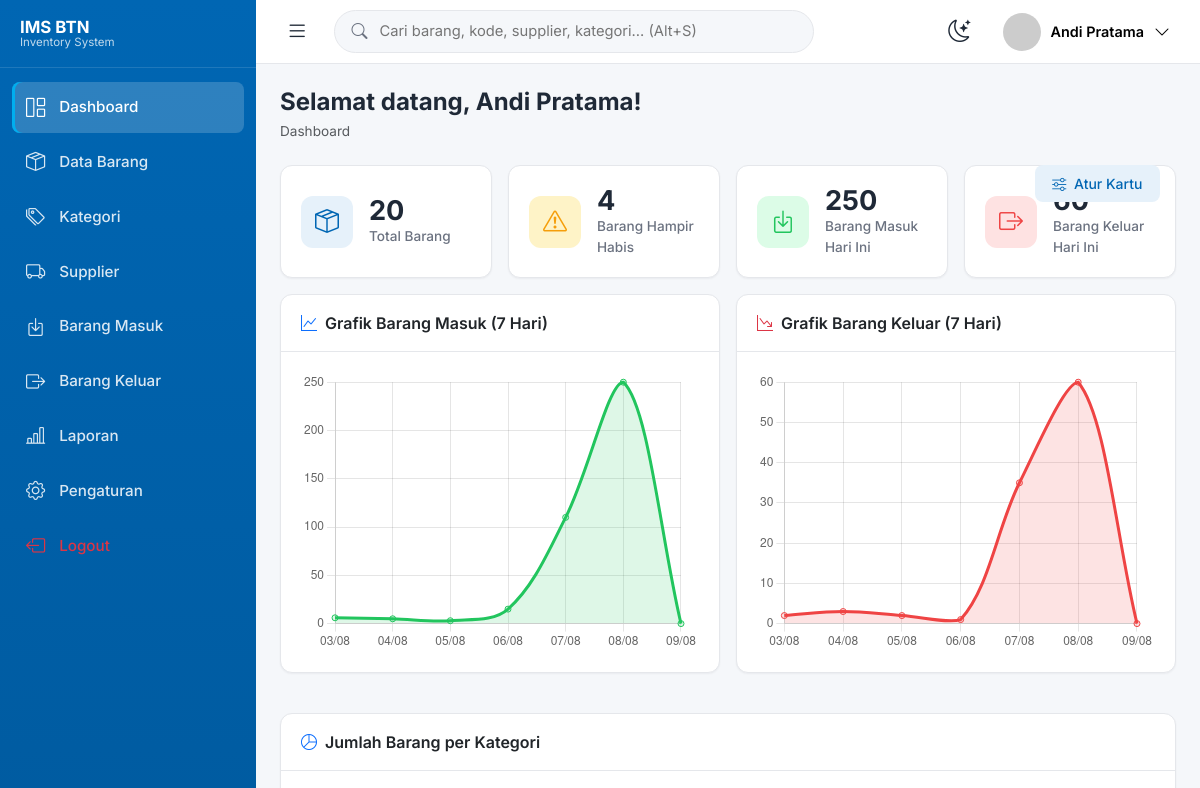
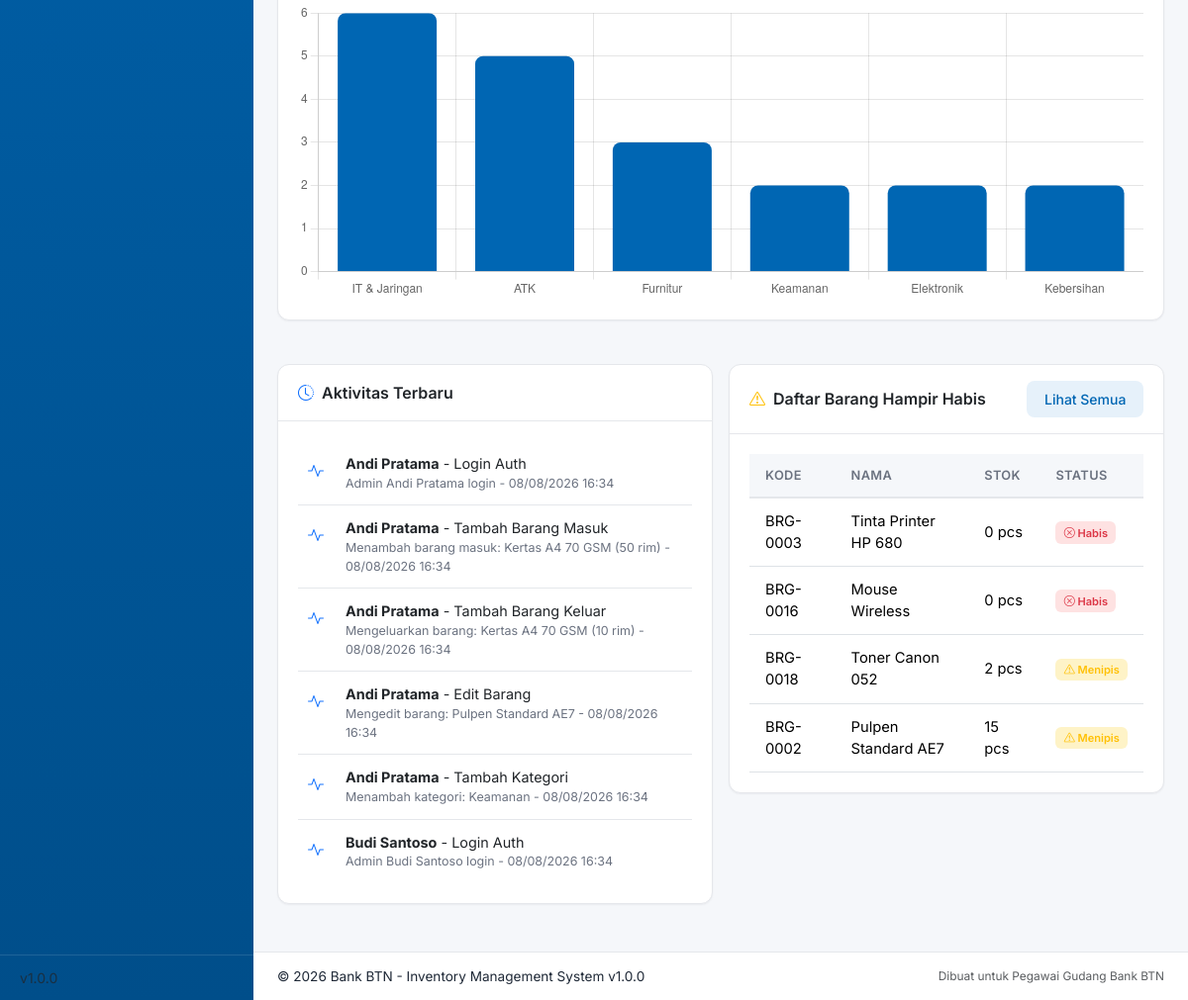
Page /pages/dashboard.php (signed in) on the committed database (2 pictures, top to bottom).
### tables this page shows
CREATE TABLE aktivitas (
  id INT UNSIGNED NOT NULL AUTO_INCREMENT,
  admin_id INT UNSIGNED NOT NULL,
  aksi VARCHAR(50) NOT NULL,
  modul VARCHAR(50) NOT NULL,
  keterangan TEXT,
  created_at TIMESTAMP DEFAULT CURRENT_TIMESTAMP,
  PRIMARY KEY (id),
  KEY idx_admin (admin_id),
  CONSTRAINT fk_aktivitas_admin FOREIGN KEY (admin_id) REFERENCES admin(id) ON DELETE CASCADE
);

CREATE TABLE barang (
  id INT UNSIGNED NOT NULL AUTO_INCREMENT,
  kode VARCHAR(30) NOT NULL UNIQUE,
  nama VARCHAR(150) NOT NULL,
  kategori_id INT UNSIGNED NOT NULL,
  supplier_id INT UNSIGNED DEFAULT NULL,
  lokasi_rak VARCHAR(50),
  satuan VARCHAR(20) NOT NULL DEFAULT 'pcs',
  stok INT NOT NULL DEFAULT 0,
  minimal_stok INT NOT NULL DEFAULT 5,
  foto VARCHAR(255) DEFAULT NULL,
  qr_code VARCHAR(255) DEFAULT NULL,
  deskripsi TEXT,
  created_at TIMESTAMP DEFAULT CURRENT_TIMESTAMP,
  updated_at TIMESTAMP DEFAULT CURRENT_TIMESTAMP ON UPDATE CURRENT_TIMESTAMP,
  PRIMARY KEY (id),
  KEY idx_kode (kode),
  KEY idx_kategori (kategori_id),
  KEY idx_supplier (supplier_id),
  CONSTRAINT fk_barang_kategori FOREIGN KEY (kategori_id) REFERENCES kategori(id) ON DELETE RESTRICT,
  CONSTRAINT fk_barang_supplier FOREIGN KEY (supplier_id) REFERENCES supplier(id) ON DELETE SET NULL
);

### config/database.php (called while the page is built, shortened)
<?php
function db() {
    static $pdo = null;
    if ($pdo === null) {
        $dsn = 'mysql:host=' . DB_HOST . ';dbname=' . DB_NAME . ';charset=' . DB_CHARSET;
        $options = [
            PDO::ATTR_ERRMODE => PDO::ERRMODE_EXCEPTION,
            PDO::ATTR_DEFAULT_FETCH_MODE => PDO::FETCH_ASSOC,
            PDO::ATTR_EMULATE_PREPARES => false,
        ];
        try {
            $pdo = new PDO($dsn, DB_USER, DB_PASS, $options);
        } catch (PDOException $e) {
            die('Koneksi database gagal: ' . $e->getMessage());
        }
    }
    return $pdo;
}

### pages/dashboard.php (the view, shortened to what this page needs)
<?php
$active_menu = 'dashboard';
require_once __DIR__ . '/../includes/header.php';
$total_barang = count_total_barang();
$hampir_habis = count_hampir_habis();
$masuk_hari_ini = count_masuk_hari_ini();
$keluar_hari_ini = count_keluar_hari_ini();
$labels = [];
$masuk_data = [];
$keluar_data = [];
for ($i = 6; $i >= 0; $i--) {
    $d = date('Y-m-d', strtotime("-$i day"));
    $labels[] = date('d/m', strtotime($d));
    $stmt = db()->prepare('SELECT COALESCE(SUM(jumlah),0) FROM barang_masuk WHERE tanggal = ?');
    $stmt->execute([$d]);
    $masuk_data[] = (int)$stmt->fetchColumn();
    $stmt = db()->prepare('SELECT COALESCE(SUM(jumlah),0) FROM barang_keluar WHERE tanggal = ?');
    $stmt->execute([$d]);
    $keluar_data[] = (int)$stmt->fetchColumn();
}
$kat_labels = [];
$kat_data = [];
$kat_rows = db()->query("
    SELECT k.nama, COUNT(b.id) AS jml
    FROM kategori k LEFT JOIN barang b ON b.kategori_id = k.id
    GROUP BY k.id ORDER BY jml DESC
")->fetchAll();
foreach ($kat_rows as $r) {
    $kat_labels[] = $r['nama'];
    $kat_data[] = (int)$r['jml'];
}
$aktivitas = db()->query("
    SELECT a.*, ad.nama AS admin_nama
    FROM aktivitas a JOIN admin ad ON ad.id = a.admin_id
    ORDER BY a.created_at DESC LIMIT 6
")->fetchAll();
$menipis = db()->query("
    SELECT kode, nama, stok, minimal_stok, satuan
    FROM barang WHERE stok <= minimal_stok ORDER BY stok ASC LIMIT 6
")->fetchAll();
?>
<div class="page-title-bar fade-in">
    <h4>Selamat datang, <?= e($admin['nama']) ?>!</h4>
    <nav class="breadcrumb">
        <span class="breadcrumb-item active">Dashboard</span>
    </nav>
</div>
<div class="position-relative">
    <button class="btn btn-soft btn-sm dashboard-customize-btn" id="customizeDashboardBtn">
        <i class="bi bi-sliders me-1"></i> Atur Kartu
    </button>
<div class="row g-3 mb-3">
    <div class="col-12 col-sm-6 col-xl-3">
        <div class="stat-card" id="statTotal">
            <div class="stat-icon primary"><i class="bi bi-box-seam"></i></div>
            <div class="stat-info">
                <div class="stat-value"><?= format_angka($total_barang) ?></div>
                <div class="stat-label">Total Barang</div>
            </div>
        </div>
    </div>
    <div class="col-12 col-sm-6 col-xl-3">
        <div class="stat-card" id="statMenipis">
            <div class="stat-icon warning"><i class="bi bi-exclamation-triangle"></i></div>
            <div class="stat-info">
                <div class="stat-value"><?= format_angka($hampir_habis) ?></div>
                <div class="stat-label">Barang Hampir Habis</div>
            </div>
        </div>
    </div>
    <div class="col-12 col-sm-6 col-xl-3">
        <div class="stat-card" id="statMasuk">
            <div class="stat-icon success"><i class="bi bi-box-arrow-in-down"></i></div>
            <div class="stat-info">
                <div class="stat-value"><?= format_angka($masuk_hari_ini) ?></div>
                <div class="stat-label">Barang Masuk Hari Ini</div>
            </div>
        </div>
    </div>
    <div class="col-12 col-sm-6 col-xl-3">
        <div class="stat-card" id="statKeluar">
            <div class="stat-icon danger"><i class="bi bi-box-arrow-right"></i></div>
            <div class="stat-info">
                <div class="stat-value"><?= format_angka($keluar_hari_ini) ?></div>
                <div class="stat-label">Barang Keluar Hari Ini</div>
            </div>
        </div>
    </div>
</div>
<div class="row g-3">
    <div class="col-12 col-lg-6">
        <div class="card" id="chartMasuk">
            <div class="card-header">
                <span><i class="bi bi-graph-up text-primary me-2"></i>Grafik Barang Masuk (7 Hari)</span>
            </div>
            <div class="card-body">
                <div class="chart-container"><canvas id="chartMasukCanvas"></canvas></div>
            </div>
        </div>
    </div>
    <div class="col-12 col-lg-6">
        <div class="card" id="chartKeluar">
            <div class="card-header">
                <span><i class="bi bi-graph-down-arrow text-danger me-2"></i>Grafik Barang Keluar (7 Hari)</span>
            </div>
            <div class="card-body">
                <div class="chart-container"><canvas id="chartKeluarCanvas"></canvas></div>
            </div>
        </div>
    </div>
    <div class="col-12">
        <div class="card" id="chartKategori">
            <div class="card-header">
                <span><i class="bi bi-pie-chart text-primary me-2"></i>Jumlah Barang per Kategori</span>
            </div>
            <div class="card-body">
                <div class="chart-container" style="height:300px"><canvas id="chartKategoriCanvas"></canvas></div>
            </div>
        </div>
    </div>
</div>
<div class="row g-3 mt-1">
    <div class="col-12 col-lg-6">
        <div class="card" id="cardAktivitas">
            <div class="card-header">
                <span><i class="bi bi-clock-history text-primary me-2"></i>Aktivitas Terbaru</span>
            </div>
            <div class="card-body">
                <?php if (empty($aktivitas)): ?>
                    <div class="empty-state"><?= empty_state_svg('clock') ?><h5>Belum ada aktivitas</h5></div>
                <?php else: ?>
                    <?php foreach ($aktivitas as $a): ?>
                        <div class="activity-item">
                            <div class="activity-dot bg-primary-light text-primary"><i class="bi bi-activity"></i></div>
                            <div class="activity-content">
                                <div class="activity-text"><strong><?= e($a['admin_nama']) ?></strong> - <?= e($a['aksi']) ?> <?= e($a['modul']) ?></div>
                                <div class="activity-time"><?= e($a['keterangan']) ?> - <?= format_datetime($a['created_at']) ?></div>
                            </div>
                        </div>
                    <?php endforeach; ?>
                <?php endif; ?>
            </div>
        </div>
    </div>
    <div class="col-12 col-lg-6">
        <div class="card" id="cardMenipis">
            <div class="card-header">
                <span><i class="bi bi-exclamation-triangle text-warning me-2"></i>Daftar Barang Hampir Habis</span>
                <a href="<?= BASE_URL ?>/pages/barang.php?filter=menipis" class="btn btn-sm btn-soft">Lihat Semua</a>
            </div>
            <div class="card-body">
                <?php if (empty($menipis)): ?>
                    <div class="empty-state"><?= empty_state_svg('success') ?><h5>Semua stok aman</h5></div>
                <?php else: ?>
                    <div class="table-responsive">
                        <table class="table table-sm">
                            <thead><tr><th>Kode</th><th>Nama</th><th>Stok</th><th>Status</th></tr></thead>
                            <tbody>
                            <?php foreach ($menipis as $b): $st = status_stok($b['stok'], $b['minimal_stok']); ?>
                                <tr>
                                    <td><?= e($b['kode']) ?></td>
                                    <td><?= e($b['nama']) ?></td>
                                    <td><?= format_angka($b['stok']) ?> <?= e($b['satuan']) ?></td>
                                    <td><?= status_badge($st) ?></td>
                                </tr>
                            <?php endforeach; ?>
                            </tbody>
                        </table>
                    </div>
                <?php endif; ?>
            </div>
        </div>
    </div>
</div>
</div>
<?php
$extra_js = "
var labels = " . json_encode($labels) . ";
var masukData = " . json_encode($masuk_data) . ";
var keluarData = " . json_encode($keluar_data) . ";
var katLabels = " . json_encode($kat_labels) . ";
var katData = " . json_encode($kat_data) . ";
new Chart(document.getElementById('chartMasukCanvas'), {
    type: 'line',
    data: { labels: labels, datasets: [{ label: 'Masuk', data: masukData, borderColor: '#22C55E', backgroundColor: 'rgba(34,197,94,.15)', fill: true, tension: .35 }] },
    options: { responsive: true, maintainAspectRatio: false, plugins: { legend: { display: false } } }
});
new Chart(document.getElementById('chartKeluarCanvas'), {
    type: 'line',
    data: { labels: labels, datasets: [{ label: 'Keluar', data: keluarData, borderColor: '#EF4444', backgroundColor: 'rgba(239,68,68,.15)', fill: true, tension: .35 }] },
    options: { responsive: true, maintainAspectRatio: false, plugins: { legend: { display: false } } }
});
new Chart(document.getElementById('chartKategoriCanvas'), {
    type: 'bar',
    data: { labels: katLabels, datasets: [{ label: 'Jumlah Barang', data: katData, backgroundColor: '#0066B3', borderRadius: 8 }] },
    options: { responsive: true, maintainAspectRatio: false, plugins: { legend: { display: false } }, scales: { y: { beginAtZero: true, ticks: { precision: 0 } } } }
});
";
require_once __DIR__ . '/../includes/footer.php';
?>

### includes/header.php (shortened to what this page needs)
<?php
$admin = current_admin();
$active_menu = $active_menu ?? '';
?>
<!DOCTYPE html>
<html lang="id">
<head>
    <link href="https://cdn.jsdelivr.net/npm/bootstrap@5.3.3/dist/css/bootstrap.min.css" rel="stylesheet">
    <link href="https://cdn.jsdelivr.net/npm/bootstrap-icons@1.11.3/font/bootstrap-icons.min.css" rel="stylesheet">
    <link href="https://cdn.datatables.net/1.13.11/css/dataTables.bootstrap5.min.css" rel="stylesheet">
    <link href="https://cdn.datatables.net/responsive/2.5.0/css/responsive.bootstrap5.min.css" rel="stylesheet">
    <link href="<?= BASE_URL ?>/css/style.css" rel="stylesheet">
</head>
<body>
<div class="wrapper">
    <?php require __DIR__ . '/sidebar.php'; ?>
    <div class="main-content" id="mainContent">
        <?php require __DIR__ . '/navbar.php'; ?>
        <main class="page-body">

### includes/sidebar.php (shortened to what this page needs)
<?php
$menus = [
    'dashboard' => ['Dashboard', 'bi-grid-1x2', 'dashboard.php'],
    'barang' => ['Data Barang', 'bi-box-seam', 'barang.php'],
    'kategori' => ['Kategori', 'bi-tags', 'kategori.php'],
    'supplier' => ['Supplier', 'bi-truck', 'supplier.php'],
    'masuk' => ['Barang Masuk', 'bi-box-arrow-in-down', 'barang-masuk.php'],
    'keluar' => ['Barang Keluar', 'bi-box-arrow-right', 'barang-keluar.php'],
    'laporan' => ['Laporan', 'bi-bar-chart-line', 'laporan.php'],
    'pengaturan' => ['Pengaturan', 'bi-gear', 'pengaturan.php'],
];
$collapsed = !empty($_COOKIE['sidebar_collapsed']);
?>
<aside class="sidebar <?= $collapsed ? 'collapsed' : '' ?>" id="sidebar">
    <div class="sidebar-brand">
        <div class="brand-text">
            <span class="brand-title">IMS BTN</span>
            <span class="brand-sub">Inventory System</span>
        </div>
    </div>
    <nav class="sidebar-nav">
        <?php foreach ($menus as $key => [$label, $icon, $file]): ?>
            <a href="<?= BASE_URL ?>/pages/<?= $file ?>" class="nav-item <?= $active_menu === $key ? 'active' : '' ?>">
                <i class="bi <?= $icon ?>"></i>
                <span class="nav-label"><?= $label ?></span>
            </a>
        <?php endforeach; ?>
        <a href="<?= BASE_URL ?>/logout.php" class="nav-item text-danger">
            <i class="bi bi-box-arrow-left"></i>
            <span class="nav-label">Logout</span>
        </a>
    </nav>
    <div class="sidebar-footer">
        <div class="small text-muted">v<?= APP_VERSION ?></div>
    </div>
</aside>

### includes/navbar.php (shortened to what this page needs)
<?php
$admin = $admin ?? current_admin();
$foto_src = BASE_URL . '/images/avatar-default.png';
?>
<nav class="topbar">
    <button class="btn-icon" id="sidebarToggle" aria-label="Toggle sidebar">
        <i class="bi bi-list"></i>
    </button>
    <form class="topbar-search" action="<?= BASE_URL ?>/pages/search.php" method="get" autocomplete="off">
        <i class="bi bi-search"></i>
        <input type="text" name="q" placeholder="Cari barang, kode, supplier, kategori... (Alt+S)" value="<?= e($_GET['q'] ?? '') ?>" id="globalSearchInput">
    </form>
    <div class="topbar-right">
        <button class="btn-icon" id="darkModeToggle" aria-label="Toggle dark mode" title="Mode Gelap (Alt+D)">
        </button>
        <div class="dropdown">
            <button class="profile-btn" data-bs-toggle="dropdown" aria-expanded="false">
                <img src="<?= e($foto_src) ?>" alt="Avatar" class="profile-avatar" onerror="this.src='https://ui-avatars.com/api/?name=<?= urlencode($admin['nama'] ?? 'Admin') ?>&background=0066B3&color=fff&bold=true'">
                <span class="profile-name d-none d-md-inline"><?= e($admin['nama'] ?? 'Admin') ?></span>
                <i class="bi bi-chevron-down d-none d-md-inline"></i>
            </button>
        </div>
    </div>
</nav>

### includes/functions.php (shortened to what this page needs)
<?php
require_once __DIR__ . '/../config/database.php';
function e($value): string {
    return htmlspecialchars($value ?? '', ENT_QUOTES, 'UTF-8');
}
function current_admin(): ?array {
    $stmt = db()->prepare('SELECT * FROM admin WHERE id = ?');
    $stmt->execute([$_SESSION['admin_id']]);
    return $stmt->fetch() ?: null;
}
function status_stok(int $stok, int $minimal): string {
    if ($stok <= 0) return 'habis';
    if ($stok <= $minimal) return 'menipis';
    return 'aman';
}
function status_badge(string $status): string {
    return match ($status) {
        'aman' => '<span class="badge bg-success-subtle text-success-emerald"><i class="bi bi-check-circle"></i> Aman</span>',
        'menipis' => '<span class="badge bg-warning-subtle text-warning"><i class="bi bi-exclamation-triangle"></i> Menipis</span>',
        'habis' => '<span class="badge bg-danger-subtle text-danger"><i class="bi bi-x-circle"></i> Habis</span>',
        default => $status,
    };
}
function format_datetime($datetime): string {
    return date('d/m/Y H:i', strtotime($datetime));
}
function format_angka($n): string {
    return number_format($n, 0, ',', '.');
}
function count_total_barang(): int {
    return (int)db()->query('SELECT COUNT(*) FROM barang')->fetchColumn();
}
function count_hampir_habis(): int {
    $stmt = db()->query('SELECT COUNT(*) FROM barang WHERE stok <= minimal_stok');
    return (int)$stmt->fetchColumn();
}
function count_masuk_hari_ini(): int {
    $stmt = db()->prepare('SELECT COALESCE(SUM(jumlah),0) FROM barang_masuk WHERE tanggal = CURDATE()');
    $stmt->execute();
    return (int)$stmt->fetchColumn();
}

### includes/footer.php (shortened to what this page needs)
        </main>
        <footer class="page-footer">
            <div>&copy; <?= date('Y') ?> Bank BTN - <?= APP_NAME ?> v<?= APP_VERSION ?></div>
            <div class="text-muted small">Dibuat untuk Pegawai Gudang Bank BTN</div>
        </footer>
    </div>
</div>
<?php if (!empty($extra_js)): ?>
    <script><?= $extra_js ?></script>
<?php endif; ?>
</body>
</html>

### rows in the picture
aktivitas: admin.nama "Andi Pratama", aksi "Login", modul "Auth", keterangan "Admin Andi Pratama login", created_at "08/08/2026 16:34"
aktivitas: admin.nama "Andi Pratama", aksi "Tambah", modul "Barang Masuk", keterangan "Menambah barang masuk: Kertas A4 70 GSM (50 rim)", created_at "08/08/2026 16:34"
aktivitas: admin.nama "Andi Pratama", aksi "Tambah", modul "Barang Keluar", keterangan "Mengeluarkan barang: Kertas A4 70 GSM (10 rim)", created_at "08/08/2026 16:34"
aktivitas: admin.nama "Andi Pratama", aksi "Edit", modul "Barang", keterangan "Mengedit barang: Pulpen Standard AE7", created_at "08/08/2026 16:34"
aktivitas: admin.nama "Andi Pratama", aksi "Tambah", modul "Kategori", keterangan "Menambah kategori: Keamanan", created_at "08/08/2026 16:34"
aktivitas: admin.nama "Budi Santoso", aksi "Login", modul "Auth", keterangan "Admin Budi Santoso login", created_at "08/08/2026 16:34"
barang: kode "BRG-0003", nama "Tinta Printer HP 680", stok "0", satuan "pcs", status "Habis"
barang: kode "BRG-0016", nama "Mouse Wireless", stok "0", satuan "pcs", status "Habis"
barang: kode "BRG-0018", nama "Toner Canon 052", stok "2", satuan "pcs", status "Menipis"
barang: kode "BRG-0002", nama "Pulpen Standard AE7", stok "15", satuan "pcs", status "Menipis"

### other values in the picture
$label "Dashboard"
$label "Data Barang"
$label "Kategori"
$label "Supplier"
$label "Barang Masuk"
$label "Barang Keluar"
$label "Laporan"
$label "Pengaturan"
APP_VERSION "1.0.0"
$admin['nama'] "Andi Pratama"
format_angka($total_barang) "20"
format_angka($hampir_habis) "4"
format_angka($masuk_hari_ini) "250"
APP_NAME "Inventory Management System"
